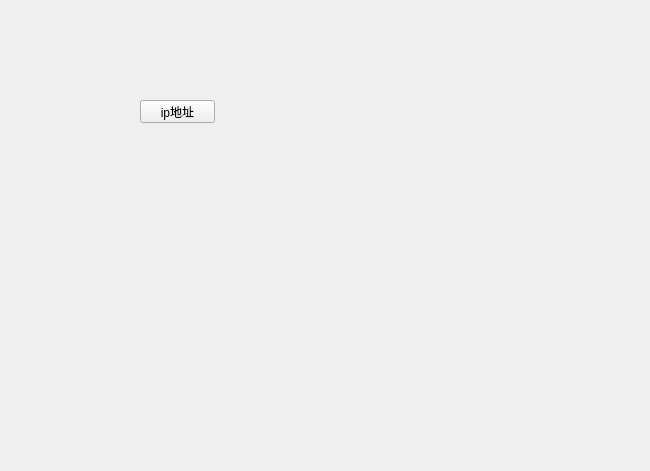
<?xml version="1.0" encoding="UTF-8"?>
<ui version="4.0">
 <class>Form</class>
 <widget class="QWidget" name="Form">
  <property name="geometry">
   <rect>
    <x>0</x>
    <y>0</y>
    <width>650</width>
    <height>471</height>
   </rect>
  </property>
  <property name="windowTitle">
   <string>Form</string>
  </property>
  <widget class="QPushButton" name="pushButton">
   <property name="geometry">
    <rect>
     <x>140</x>
     <y>100</y>
     <width>75</width>
     <height>23</height>
    </rect>
   </property>
   <property name="text">
    <string>ip地址</string>
   </property>
  </widget>
 </widget>
 <resources/>
 <connections/>
</ui>
